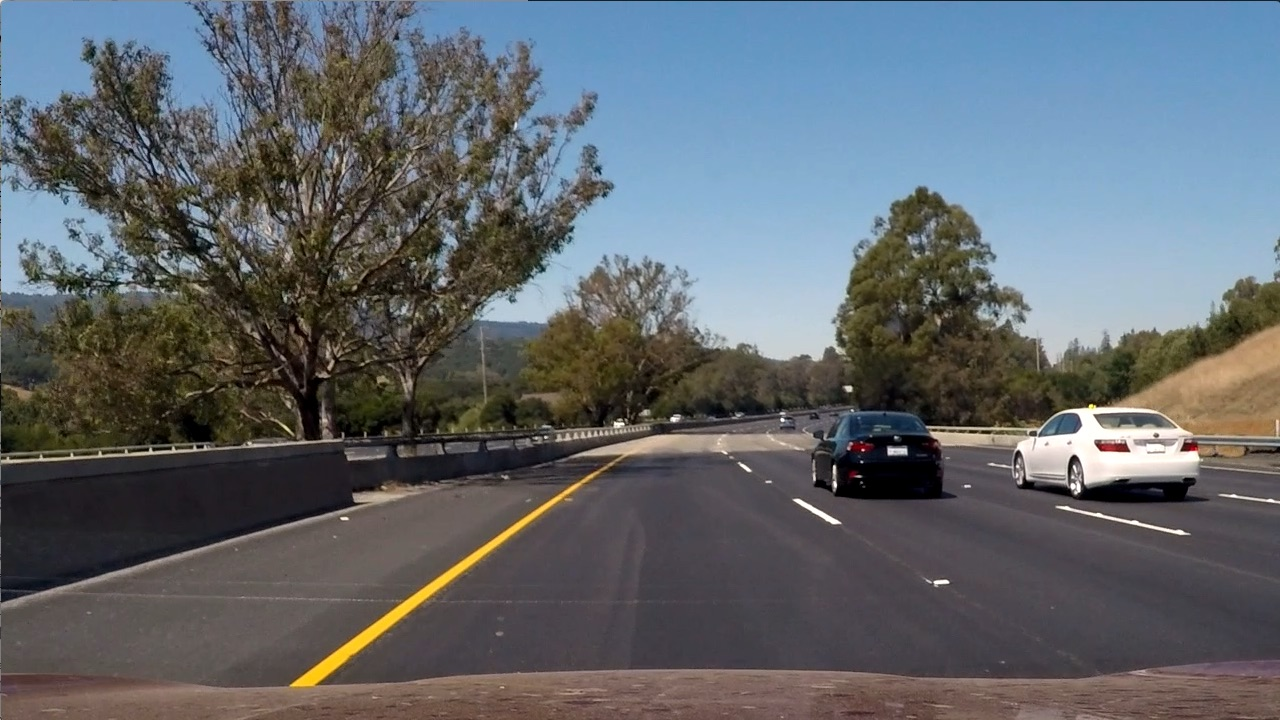
#> input picture Term1/Work/Lesson8/colorspace_test_images/test6.jpg, 1280 x 720 px, found by its file name
$ jupyter execute 8_12_ColorAndGradient.ipynb   (older library calls are emulated)
#> lines starting #> are read from the running program, lines starting #| are printed output that depends on the picture
## Color and Gradient
Now it's time to combine what you know about color and gradient thresholding to get the best of both worlds. Here's an example of how that might look:

Combined color and gradient thresholds for lane detection.

At this point, it's okay to detect edges around trees or cars because these lines can be mostly filtered out by applying a mask to the image and essentially cropping out the area outside of the lane lines. It's most important that you reliably detect different colors of lane lines under varying degrees of daylight and shadow.

You can clearly see which parts of the lane lines were detected by the gradient threshold and which parts were detected by the color threshold by stacking the channels and seeing the individual components. You can create a binary combination of these two images to map out where either the color or gradient thresholds were met.

[cell 1]
import matplotlib.pyplot as plt
import matplotlib.image as mpimg
import numpy as np
import cv2
import glob, os

# Convert to HLS color space and separate the S channel
# Note: img is the undistorted image

# Read in an image, you can also try test1.jpg or test4.jpg
img = mpimg.imread('colorspace_test_images\\test6.jpg')
#> img is the input picture: shape (720, 1280, 3); mean R, G, B 97, 102.6, 107.9

hls = cv2.cvtColor(img, cv2.COLOR_RGB2HLS)
#> hls: shape (720, 1280, 3); mean of channels 0, 1, 2 76.7, 102.2, 57.5
s_channel = hls[:,:,2]
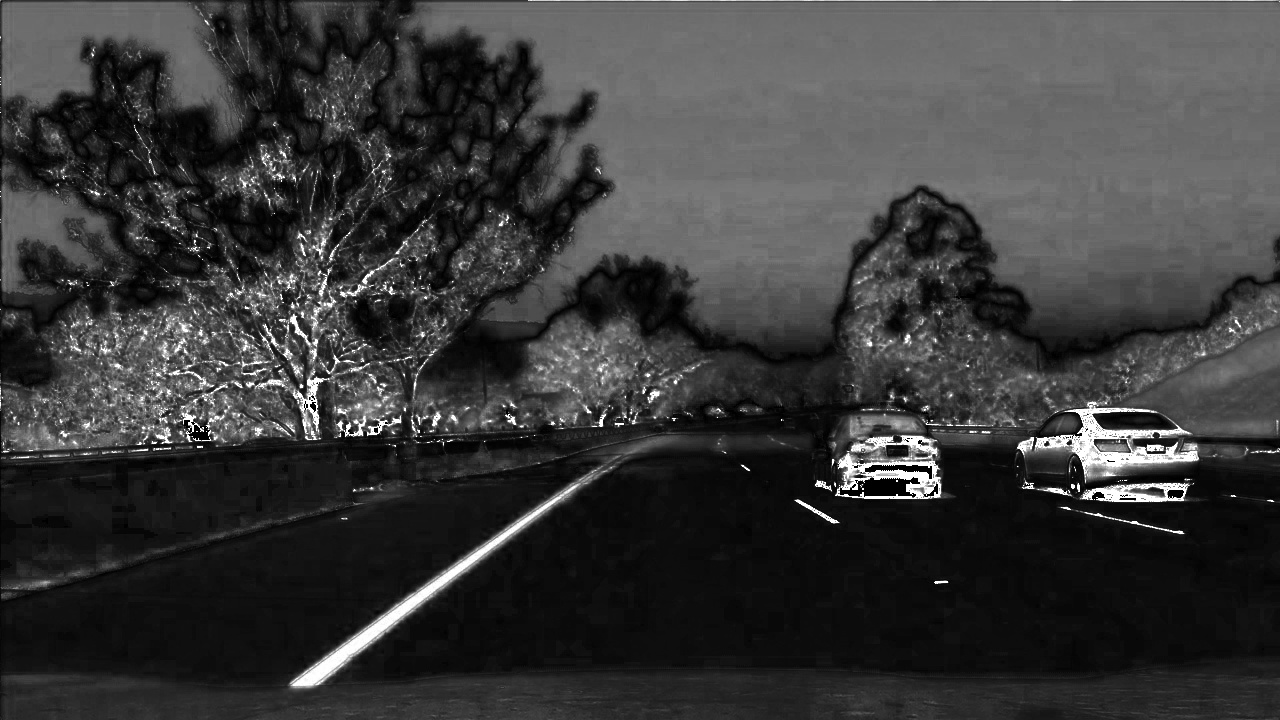
#> s_channel: shape (720, 1280); min 0, max 255, mean 57.5

# Grayscale image
# NOTE: we already saw that standard grayscaling lost color information for the lane lines
# Explore gradients in other colors spaces / color channels to see what might work better
gray = cv2.cvtColor(img, cv2.COLOR_RGB2GRAY)
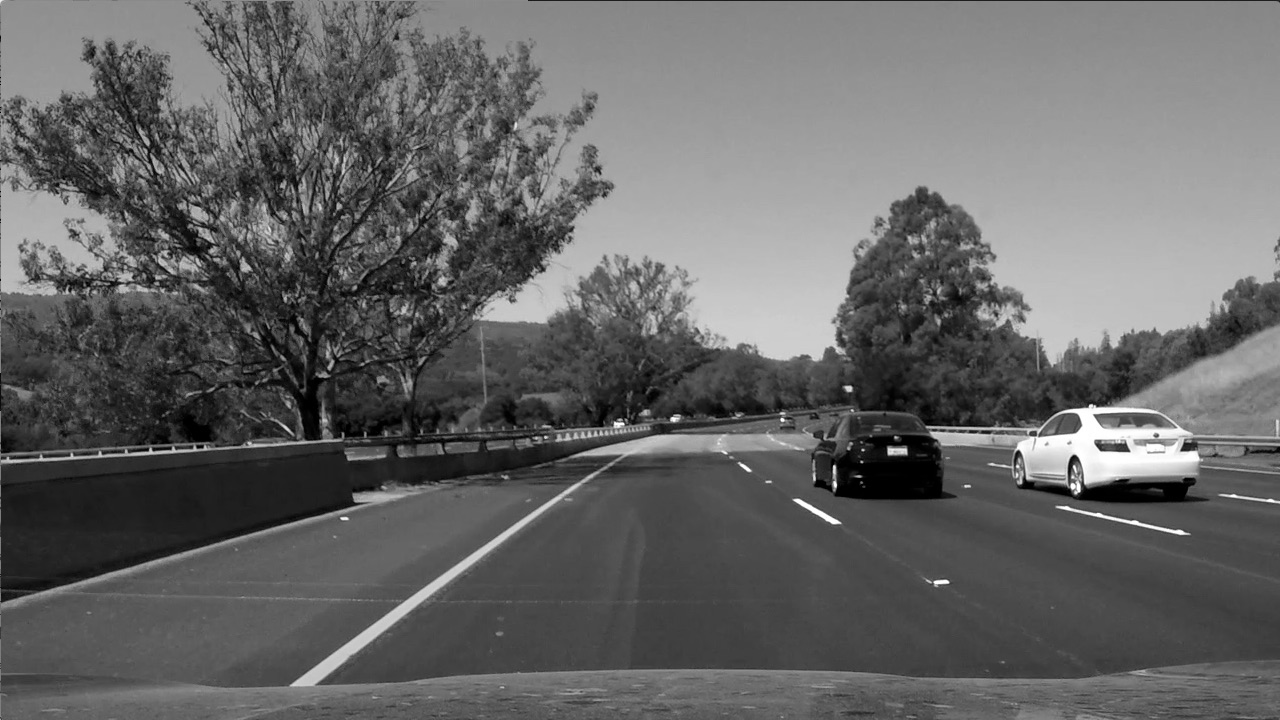
#> gray: shape (720, 1280); min 0, max 255, mean 101.5

# Sobel x
sobelx = cv2.Sobel(gray, cv2.CV_64F, 1, 0) # Take the derivative in x
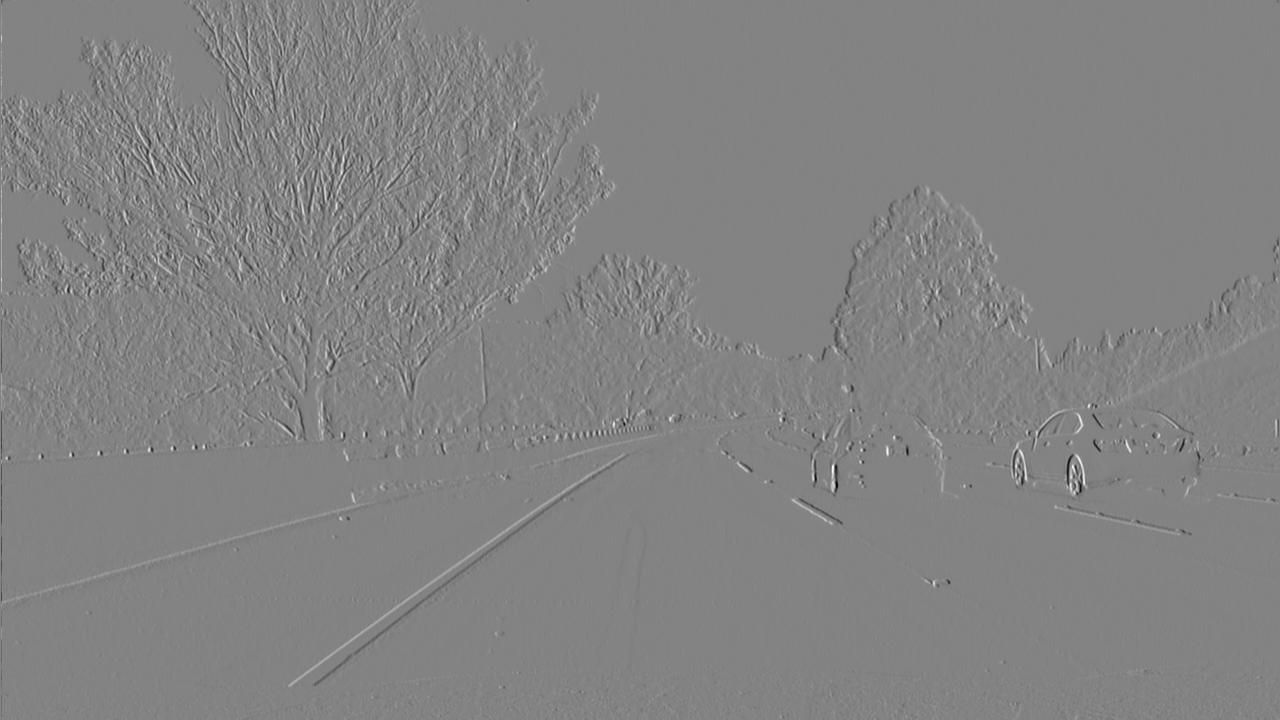
#> sobelx: shape (720, 1280) float64; min -859, max 812, mean 0.1; drawn with min black and max white
abs_sobelx = np.absolute(sobelx) # Absolute x derivative to accentuate lines away from horizontal
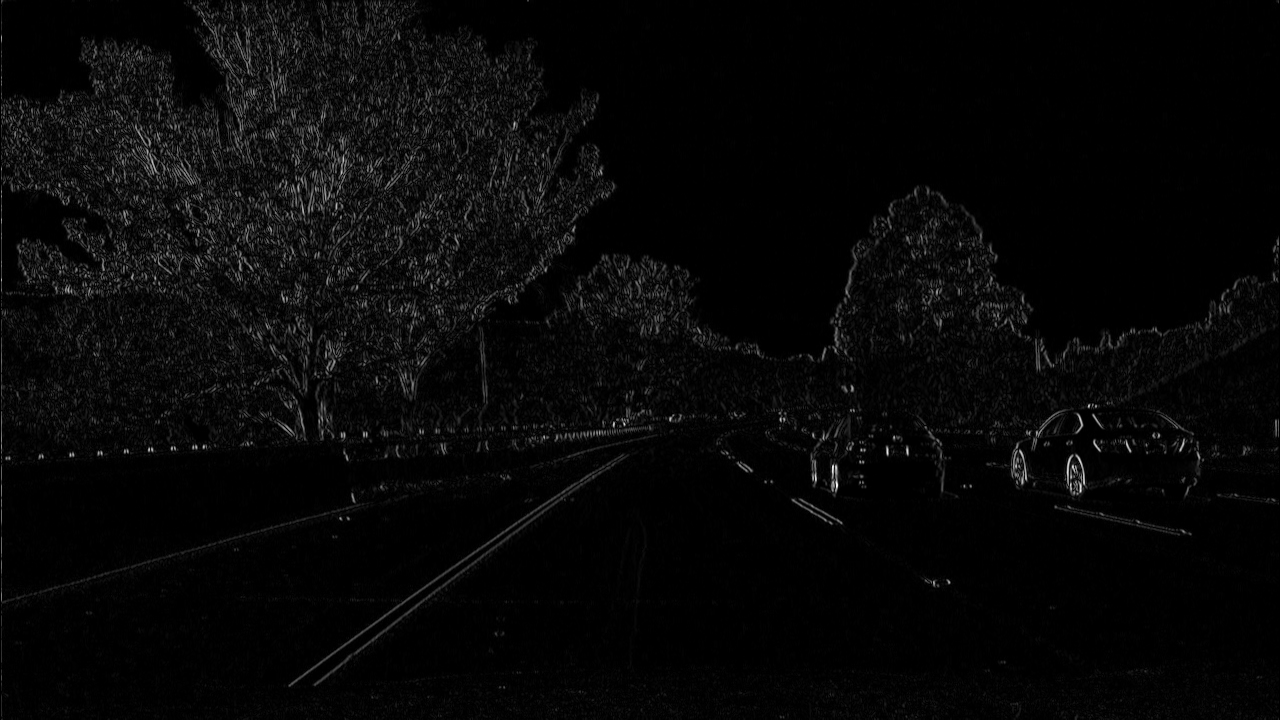
#> abs_sobelx: shape (720, 1280) float64; min 0, max 859, mean 26.8; drawn with min black and max white
scaled_sobel = np.uint8(255*abs_sobelx/np.max(abs_sobelx))

# Threshold x gradient
thresh_min = 20
thresh_max = 100
sxbinary = np.zeros_like(scaled_sobel)
sxbinary[(scaled_sobel >= thresh_min) & (scaled_sobel <= thresh_max)] = 1

# Threshold color channel
s_thresh_min = 170
s_thresh_max = 255
s_binary = np.zeros_like(s_channel)
s_binary[(s_channel >= s_thresh_min) & (s_channel <= s_thresh_max)] = 1

# Stack each channel to view their individual contributions in green and blue respectively
# This returns a stack of the two binary images, whose components you can see as different colors
color_binary = np.dstack(( np.zeros_like(sxbinary), sxbinary, s_binary)) * 255

# Combine the two binary thresholds
combined_binary = np.zeros_like(sxbinary)
combined_binary[(s_binary == 1) | (sxbinary == 1)] = 1

# Plotting thresholded images
f, (ax1, ax2) = plt.subplots(1, 2, figsize=(20,10))
ax1.set_title('Stacked thresholds')
ax1.imshow(color_binary)

ax2.set_title('Combined S channel and gradient thresholds')
ax2.imshow(combined_binary, cmap='gray')
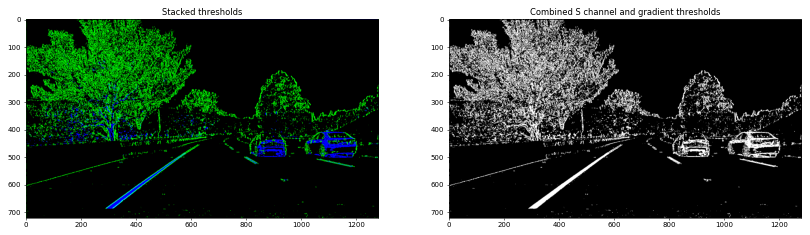
#> figure drawn by matplotlib, 2 panels

$ run again, with Term1/Work/Lesson8/colorspace_test_images/test1.jpg copied over Term1/Work/Lesson8/colorspace_test_images/test6.jpg
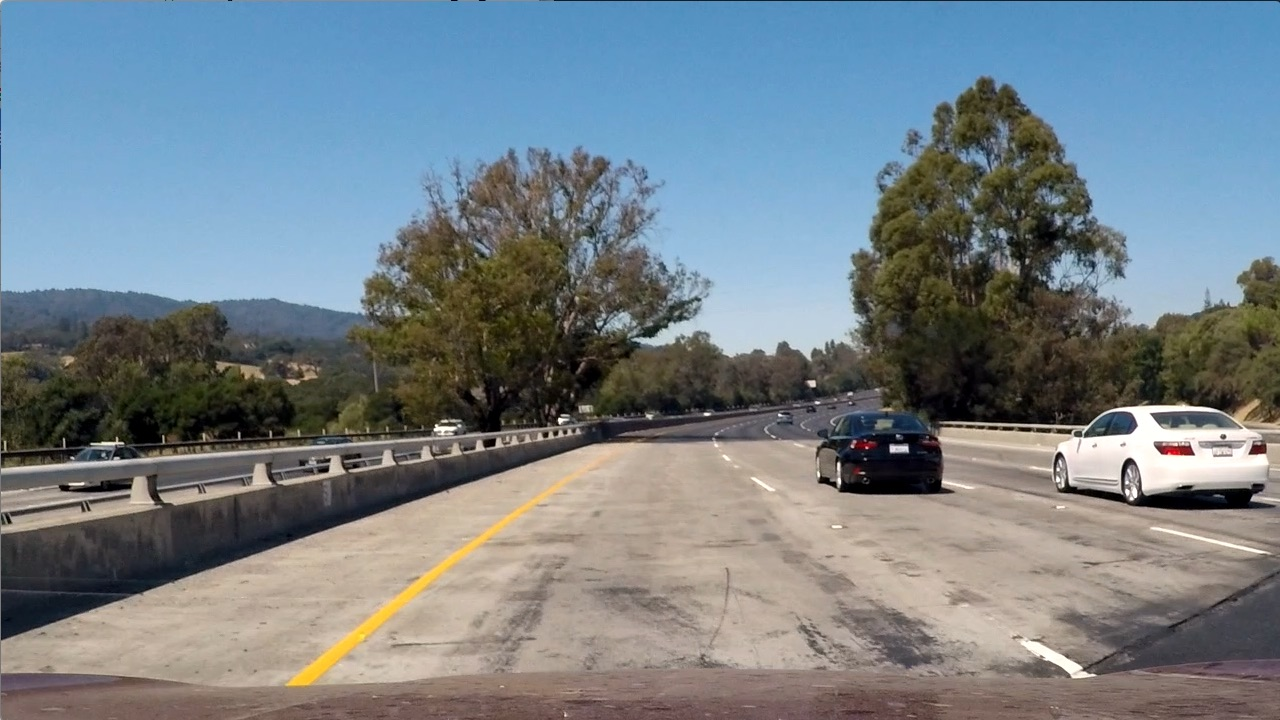
#> input picture Term1/Work/Lesson8/colorspace_test_images/test1.jpg, 1280 x 720 px, found by its file name
#> img is the input picture: shape (720, 1280, 3); mean R, G, B 117.5, 128.7, 135.5
#> hls: shape (720, 1280, 3); mean of channels 0, 1, 2 60.2, 126.7, 74.4
#> `abs_sobelx = np.absolute(sobelx)`:
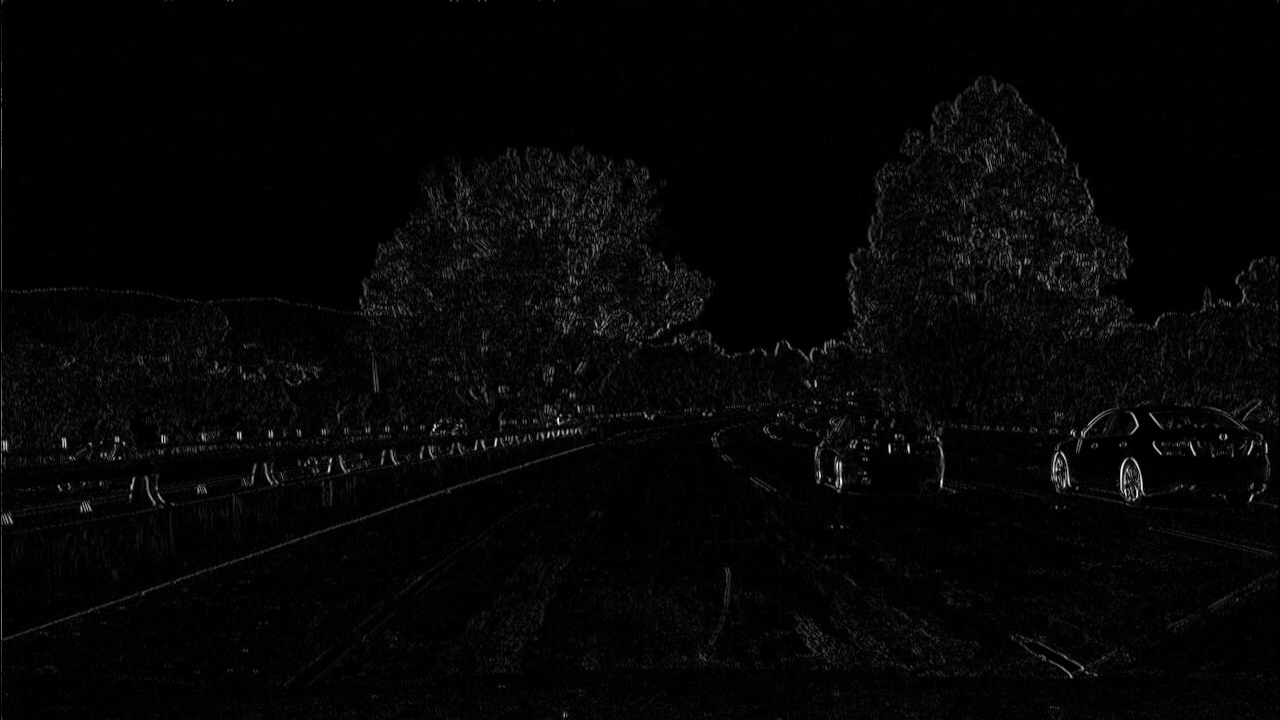
#> abs_sobelx: shape (720, 1280) float64; min 0, max 858, mean 19.7; drawn with min black and max white
#> `[cell 1] import matplotlib.pyplot as plt import matplotlib.image as mp..`:
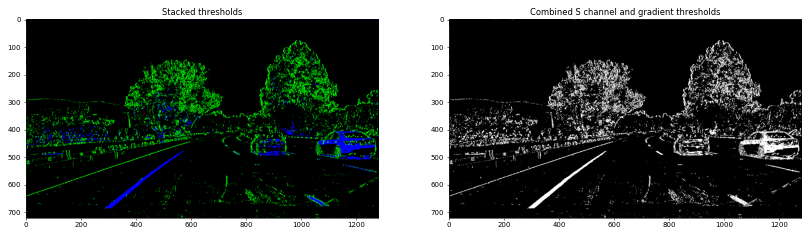
#> figure drawn by matplotlib, 2 panels

$ run again, with Term1/Work/Lesson8/colorspace_test_images/test4.jpg copied over Term1/Work/Lesson8/colorspace_test_images/test6.jpg
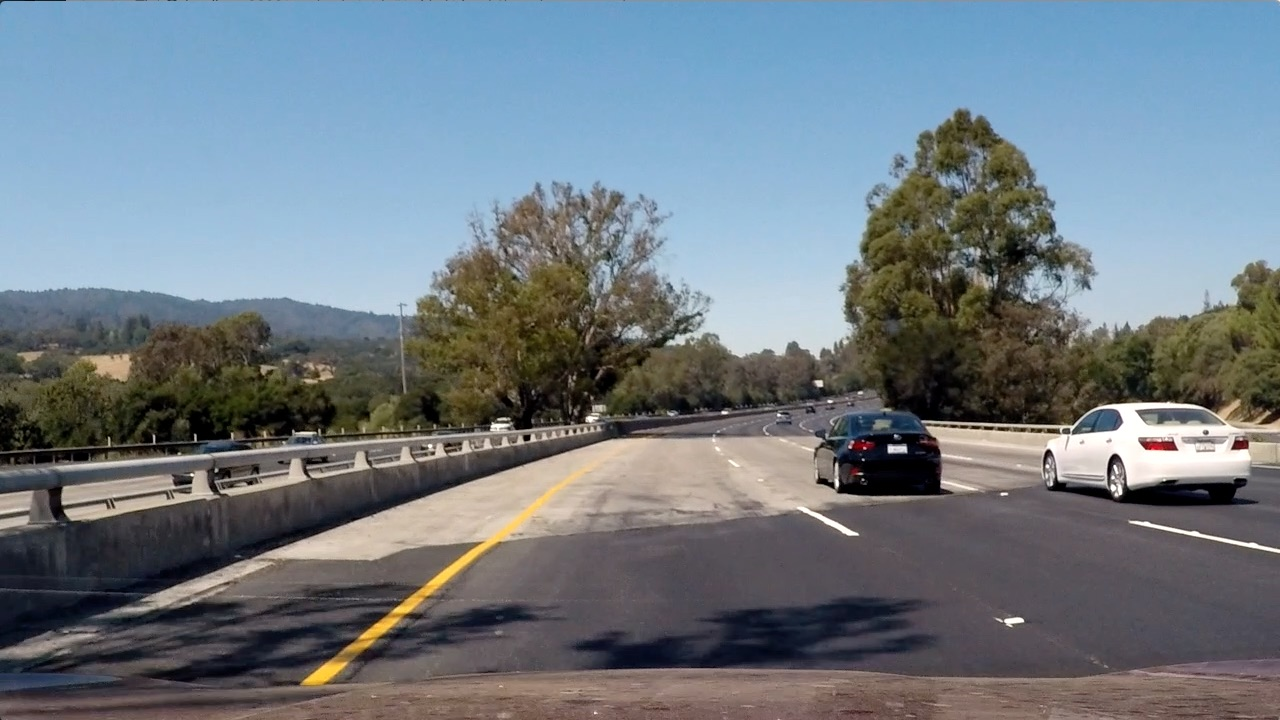
#> input picture Term1/Work/Lesson8/colorspace_test_images/test4.jpg, 1280 x 720 px, found by its file name
#> img is the input picture: shape (720, 1280, 3); mean R, G, B 112.2, 122.7, 130.9
#> hls: shape (720, 1280, 3); mean of channels 0, 1, 2 80.5, 121.4, 71.8
#> `abs_sobelx = np.absolute(sobelx)`:
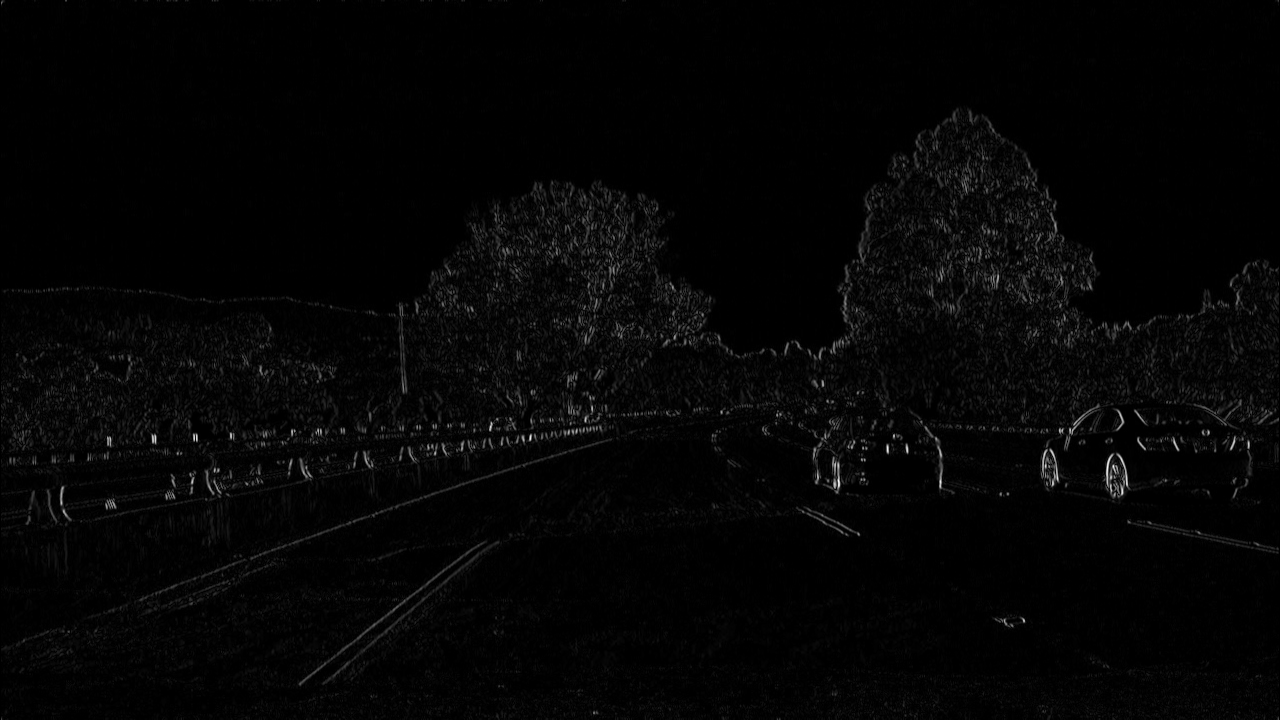
#> abs_sobelx: shape (720, 1280) float64; min 0, max 870, mean 18.1; drawn with min black and max white
#> `[cell 1] import matplotlib.pyplot as plt import matplotlib.image as mp..`:
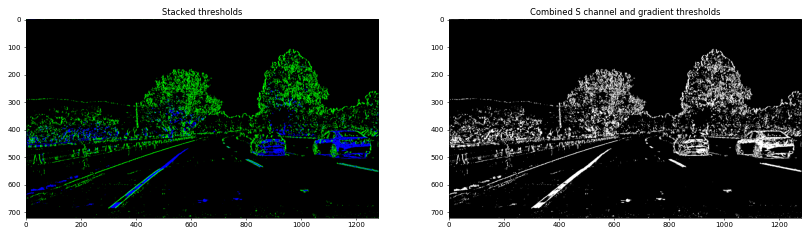
#> figure drawn by matplotlib, 2 panels
